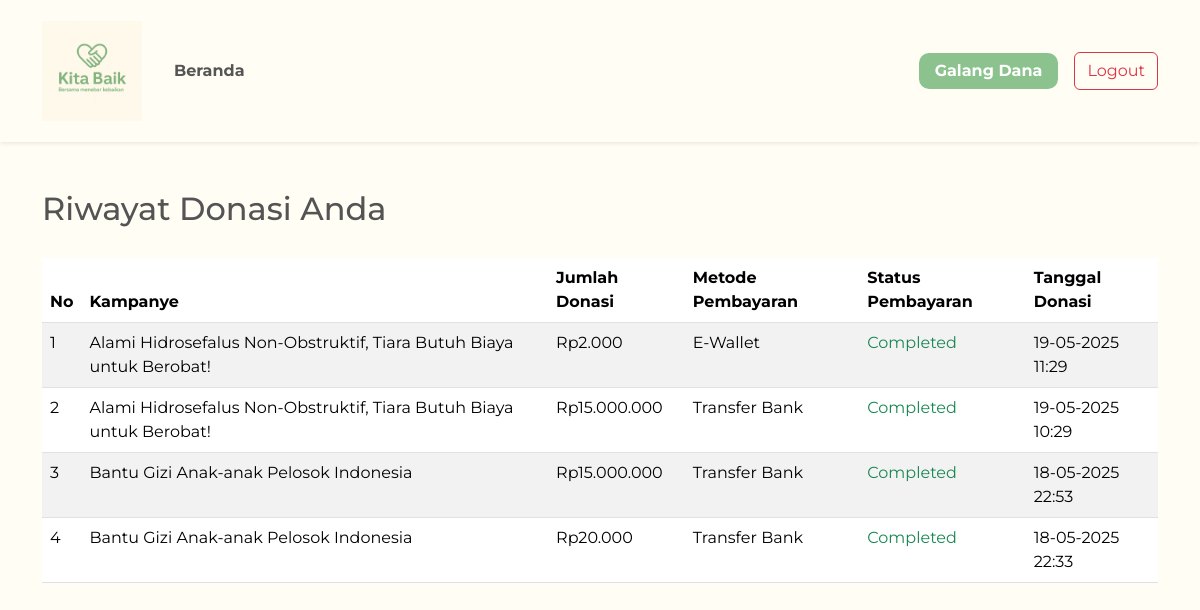
Page /riwayat_donasi.php (signed in) on the committed database.
### tables this page shows
CREATE TABLE `donation` (
  `donation_id` int NOT NULL,
  `user_id` int DEFAULT NULL,
  `campaign_id` int DEFAULT NULL,
  `amount` decimal(12,2) DEFAULT NULL,
  `payment_method` varchar(50) DEFAULT NULL,
  `payment_status` enum('pending','completed','failed') DEFAULT 'pending',
  `created_at` datetime DEFAULT CURRENT_TIMESTAMP,
  `message` text,
  `is_anonymous` tinyint(1) DEFAULT '0'
);

CREATE TABLE `campaign` (
  `campaign_id` int NOT NULL,
  `user_id` int DEFAULT NULL,
  `title` varchar(255) DEFAULT NULL,
  `description` text,
  `target_amount` decimal(12,2) DEFAULT NULL,
  `current_amount` decimal(12,2) DEFAULT '0.00',
  `deadline` date DEFAULT NULL,
  `status` varchar(20) DEFAULT NULL,
  `image_path` varchar(255) DEFAULT NULL,
  `category` varchar(255) NOT NULL,
  `image` varchar(255) NOT NULL
);

### riwayat_donasi.php (the view, shortened to what this page needs)
<?php
require '../config/connection.php';
$user_id = $_SESSION['user_id'] ?? null;
$sql = "SELECT d.donation_id, c.title AS campaign_title, d.amount, d.payment_method, d.payment_status, d.created_at
        FROM donation d
        JOIN campaign c ON d.campaign_id = c.campaign_id
        WHERE d.user_id = ? ORDER BY d.created_at DESC";
$stmt = $connect->prepare($sql);
$stmt->bind_param("i", $user_id);
$stmt->execute();
$result = $stmt->get_result();
?>
<!DOCTYPE html>
<html lang="id">
<head>
  <link href="https://cdn.jsdelivr.net/npm/bootstrap@5.3.2/dist/css/bootstrap.min.css" rel="stylesheet">
  <link href="https://cdn.jsdelivr.net/npm/bootstrap-icons@1.10.5/font/bootstrap-icons.css" rel="stylesheet">
  <link href="../assets/style.css" rel="stylesheet">
</head>
<body>
<nav class="navbar navbar-expand-lg py-3 shadow-sm">
  <div class="container">
    <a class="navbar-brand d-flex align-items-center">
      <img src="../assets/KitaBaik.jpg" alt="Logo" width="100" height="100" class="me-2">
    </a>
    <div class="collapse navbar-collapse show" id="mainNavbar">
      <ul class="navbar-nav flex-row gap-3">
        <li class="nav-item"><a class="nav-link" href="beranda.php">Beranda</a></li>
      </ul>
    </div>
    <div class="d-flex align-items-center">
      <?php if (isset($_SESSION['user_id'])): ?>
        <a href="admin/dashboard.php" class="btn btn-kb me-2">Galang Dana</a>
        <a href="admin/logout.php" class="btn btn-outline-danger ms-2">Logout</a>
      <?php else: ?>
        <a href="admin/login.php" class="btn btn-kb">Login</a>
      <?php endif; ?>
    </div>
  </div>
</nav>
<div class="container py-5">
    <h2 class="mb-4">Riwayat Donasi Anda</h2>
    <?php if ($result->num_rows > 0): ?>
        <table class="table table-striped">
            <thead>
                <tr>
                    <th>No</th>
                    <th>Kampanye</th>
                    <th>Jumlah Donasi</th>
                    <th>Metode Pembayaran</th>
                    <th>Status Pembayaran</th>
                    <th>Tanggal Donasi</th>
                </tr>
            </thead>
            <tbody>
                <?php $no = 1; while ($donation = $result->fetch_assoc()): ?>
                    <tr>
                        <td><?= $no++ ?></td>
                        <td><?= htmlspecialchars($donation['campaign_title']) ?></td>
                        <td>Rp<?= number_format($donation['amount'], 0, ',', '.') ?></td>
                        <td><?= htmlspecialchars($donation['payment_method']) ?></td>
                        <td>
                            <?php
                                if ($donation['payment_status'] == 'pending') {
                                    echo "<span class='text-warning'>Pending</span>";
                                } elseif ($donation['payment_status'] == 'completed') {
                                    echo "<span class='text-success'>Completed</span>";
                                } else {
                                    echo "<span class='text-danger'>Failed</span>";
                                }
                            ?>
                        </td>
                        <td><?= date('d-m-Y H:i', strtotime($donation['created_at'])) ?></td>
                    </tr>
                <?php endwhile; ?>
            </tbody>
        </table>
    <?php else: ?>
        <div class="alert alert-info">Belum ada donasi yang dilakukan.</div>
    <?php endif; ?>
</div>
</body>
</html>

### style.css (style rules this page uses)
body { background-color: #FFFDF4; font-family: 'Montserrat', sans-serif; color: #545454; }
.navbar { background-color: #FFFDF4; font-weight: 600; }
.nav-link { color: #555 !important; font-weight: bold; margin-right: 20px; }
.btn-kb { background-color: #8BC28D; color: white; font-weight: bold; border-radius: 10px; padding: 6px 16px; border: none; margin-left: 10px; }
table { width: 50%; margin: 30px auto; border-collapse: collapse; }
th { background-color: #007BFF; color: white; }
td, th { padding: 12px; text-align: left; }

### rows in the picture
donation: campaign.title "Alami Hidrosefalus Non-Obstruktif, Tiara Butuh Biaya untuk Berobat!", amount "2.000", payment_method "E-Wallet", payment_status "Completed", created_at "19-05-2025 11:29"
donation: campaign.title "Alami Hidrosefalus Non-Obstruktif, Tiara Butuh Biaya untuk Berobat!", amount "15.000.000", payment_method "Transfer Bank", payment_status "Completed", created_at "19-05-2025 10:29"
donation: campaign.title "Bantu Gizi Anak-anak Pelosok Indonesia", amount "15.000.000", payment_method "Transfer Bank", payment_status "Completed", created_at "18-05-2025 22:53"
donation: campaign.title "Bantu Gizi Anak-anak Pelosok Indonesia", amount "20.000", payment_method "Transfer Bank", payment_status "Completed", created_at "18-05-2025 22:33"
